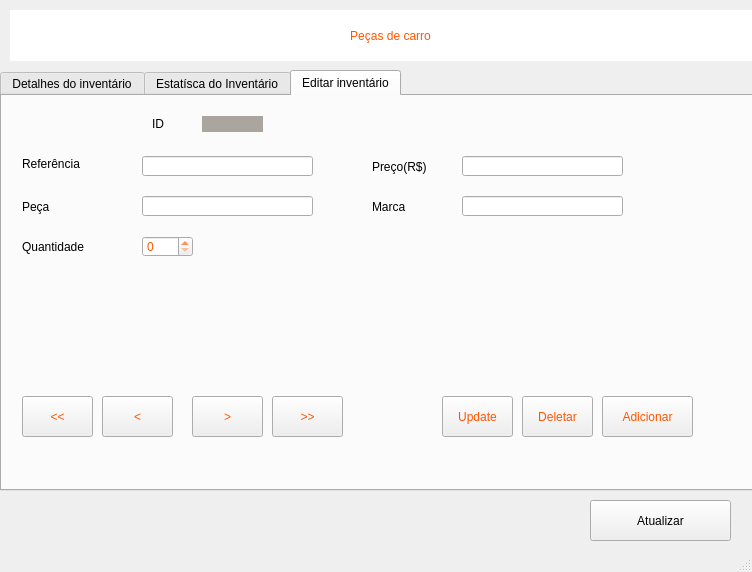
<?xml version="1.0" encoding="UTF-8"?>
<ui version="4.0">
 <class>mainWindow</class>
 <widget class="QMainWindow" name="mainWindow">
  <property name="geometry">
   <rect>
    <x>0</x>
    <y>0</y>
    <width>752</width>
    <height>572</height>
   </rect>
  </property>
  <property name="windowTitle">
   <string>Gerenciador do inventário de peças</string>
  </property>
  <widget class="QWidget" name="centralwidget">
   <widget class="QLabel" name="label">
    <property name="geometry">
     <rect>
      <x>10</x>
      <y>10</y>
      <width>761</width>
      <height>51</height>
     </rect>
    </property>
    <property name="styleSheet">
     <string notr="true">font: 30pt &quot;Century Gothic&quot;;
color: rgb(255, 85, 0);
background-color: rgb(255, 255, 255);</string>
    </property>
    <property name="text">
     <string>Peças de carro</string>
    </property>
    <property name="alignment">
     <set>Qt::AlignCenter</set>
    </property>
   </widget>
   <widget class="QTabWidget" name="tabWidget_2">
    <property name="geometry">
     <rect>
      <x>0</x>
      <y>70</y>
      <width>771</width>
      <height>421</height>
     </rect>
    </property>
    <property name="styleSheet">
     <string notr="true"/>
    </property>
    <property name="currentIndex">
     <number>2</number>
    </property>
    <widget class="QWidget" name="tab_12">
     <attribute name="title">
      <string>Detalhes do inventário</string>
     </attribute>
     <widget class="QTableWidget" name="tabela">
      <property name="geometry">
       <rect>
        <x>10</x>
        <y>40</y>
        <width>701</width>
        <height>331</height>
       </rect>
      </property>
      <property name="styleSheet">
       <string notr="true">font: 10pt &quot;Century Gothic&quot;;</string>
      </property>
      <column>
       <property name="text">
        <string>ID</string>
       </property>
      </column>
      <column>
       <property name="text">
        <string>Referência</string>
       </property>
      </column>
      <column>
       <property name="text">
        <string>Peça</string>
       </property>
      </column>
      <column>
       <property name="text">
        <string>Quantidade</string>
       </property>
      </column>
      <column>
       <property name="text">
        <string>Preço(R$)</string>
       </property>
      </column>
      <column>
       <property name="text">
        <string>Marca</string>
       </property>
      </column>
     </widget>
     <widget class="QLabel" name="label_5">
      <property name="geometry">
       <rect>
        <x>10</x>
        <y>0</y>
        <width>541</width>
        <height>41</height>
       </rect>
      </property>
      <property name="styleSheet">
       <string notr="true">font: 11pt &quot;Century Gothic&quot;;</string>
      </property>
      <property name="text">
       <string>Pesquisa de referência com quantidade em estoque menor ou igaul a:</string>
      </property>
     </widget>
     <widget class="QSpinBox" name="numero_botao">
      <property name="geometry">
       <rect>
        <x>540</x>
        <y>10</y>
        <width>31</width>
        <height>21</height>
       </rect>
      </property>
      <property name="styleSheet">
       <string notr="true">font: 11pt &quot;Century Gothic&quot;;</string>
      </property>
     </widget>
     <widget class="QPushButton" name="procura_botao">
      <property name="geometry">
       <rect>
        <x>580</x>
        <y>10</y>
        <width>75</width>
        <height>23</height>
       </rect>
      </property>
      <property name="styleSheet">
       <string notr="true">font: 11pt &quot;Century Gothic&quot;;</string>
      </property>
      <property name="text">
       <string>Procurar</string>
      </property>
     </widget>
    </widget>
    <widget class="QWidget" name="tab_11">
     <attribute name="title">
      <string>Estatísca do Inventário</string>
     </attribute>
     <widget class="QLabel" name="label_2">
      <property name="geometry">
       <rect>
        <x>20</x>
        <y>30</y>
        <width>181</width>
        <height>21</height>
       </rect>
      </property>
      <property name="styleSheet">
       <string notr="true">font: 12pt &quot;Century Gothic&quot;;</string>
      </property>
      <property name="text">
       <string>Número de referências</string>
      </property>
     </widget>
     <widget class="QLabel" name="label_3">
      <property name="geometry">
       <rect>
        <x>20</x>
        <y>100</y>
        <width>241</width>
        <height>21</height>
       </rect>
      </property>
      <property name="styleSheet">
       <string notr="true">font: 12pt &quot;Century Gothic&quot;;</string>
      </property>
      <property name="text">
       <string>Número de peças diferentes</string>
      </property>
     </widget>
     <widget class="QLabel" name="label_6">
      <property name="geometry">
       <rect>
        <x>320</x>
        <y>30</y>
        <width>181</width>
        <height>21</height>
       </rect>
      </property>
      <property name="styleSheet">
       <string notr="true">font: 12pt &quot;Century Gothic&quot;;</string>
      </property>
      <property name="text">
       <string>Peça de menor valor</string>
      </property>
     </widget>
     <widget class="QLabel" name="label_7">
      <property name="geometry">
       <rect>
        <x>320</x>
        <y>100</y>
        <width>171</width>
        <height>21</height>
       </rect>
      </property>
      <property name="styleSheet">
       <string notr="true">font: 12pt &quot;Century Gothic&quot;;</string>
      </property>
      <property name="text">
       <string>Peça de maior valor</string>
      </property>
     </widget>
     <widget class="QLabel" name="lbl_ref">
      <property name="geometry">
       <rect>
        <x>220</x>
        <y>30</y>
        <width>21</width>
        <height>16</height>
       </rect>
      </property>
      <property name="styleSheet">
       <string notr="true">font: 12pt &quot;Century Gothic&quot;;
color: rgb(255, 85, 0);</string>
      </property>
      <property name="text">
       <string>0</string>
      </property>
     </widget>
     <widget class="QLabel" name="lbl_peca">
      <property name="geometry">
       <rect>
        <x>260</x>
        <y>100</y>
        <width>21</width>
        <height>16</height>
       </rect>
      </property>
      <property name="styleSheet">
       <string notr="true">font: 12pt &quot;Century Gothic&quot;;
color: rgb(255, 85, 0);</string>
      </property>
      <property name="text">
       <string>0</string>
      </property>
     </widget>
     <widget class="QLabel" name="lbl_menor">
      <property name="geometry">
       <rect>
        <x>500</x>
        <y>30</y>
        <width>51</width>
        <height>20</height>
       </rect>
      </property>
      <property name="styleSheet">
       <string notr="true">font: 12pt &quot;Century Gothic&quot;;
color: rgb(255, 85, 0);</string>
      </property>
      <property name="text">
       <string>0</string>
      </property>
     </widget>
     <widget class="QLabel" name="lbl_maior">
      <property name="geometry">
       <rect>
        <x>500</x>
        <y>100</y>
        <width>51</width>
        <height>20</height>
       </rect>
      </property>
      <property name="styleSheet">
       <string notr="true">font: 12pt &quot;Century Gothic&quot;;
color: rgb(255, 85, 0);</string>
      </property>
      <property name="text">
       <string>0</string>
      </property>
     </widget>
     <widget class="QLabel" name="lbl_ref_menor">
      <property name="geometry">
       <rect>
        <x>580</x>
        <y>30</y>
        <width>121</width>
        <height>16</height>
       </rect>
      </property>
      <property name="styleSheet">
       <string notr="true">font: 12pt &quot;Century Gothic&quot;;
color: rgb(255, 85, 0);</string>
      </property>
      <property name="text">
       <string>REF</string>
      </property>
     </widget>
     <widget class="QLabel" name="lbl_ref_maior">
      <property name="geometry">
       <rect>
        <x>580</x>
        <y>100</y>
        <width>121</width>
        <height>16</height>
       </rect>
      </property>
      <property name="styleSheet">
       <string notr="true">font: 12pt &quot;Century Gothic&quot;;
color: rgb(255, 85, 0);</string>
      </property>
      <property name="text">
       <string>REF</string>
      </property>
     </widget>
     <widget class="QTableWidget" name="tabela2">
      <property name="geometry">
       <rect>
        <x>10</x>
        <y>200</y>
        <width>561</width>
        <height>131</height>
       </rect>
      </property>
      <property name="styleSheet">
       <string notr="true">font: 10pt &quot;MS Shell Dlg 2&quot;;</string>
      </property>
      <column>
       <property name="text">
        <string>Referência</string>
       </property>
      </column>
      <column>
       <property name="text">
        <string>Peça</string>
       </property>
      </column>
      <column>
       <property name="text">
        <string>Quantidade</string>
       </property>
      </column>
     </widget>
     <widget class="QLabel" name="label_14">
      <property name="geometry">
       <rect>
        <x>20</x>
        <y>160</y>
        <width>471</width>
        <height>21</height>
       </rect>
      </property>
      <property name="styleSheet">
       <string notr="true">font: 12pt &quot;Century Gothic&quot;;</string>
      </property>
      <property name="text">
       <string>TOP 3 peças com menor quantidade em estoque</string>
      </property>
     </widget>
     <widget class="QPushButton" name="verificar_inventario">
      <property name="geometry">
       <rect>
        <x>10</x>
        <y>340</y>
        <width>191</width>
        <height>41</height>
       </rect>
      </property>
      <property name="styleSheet">
       <string notr="true">font: 12pt &quot;Century Gothic&quot;;</string>
      </property>
      <property name="text">
       <string>Verificar inventário</string>
      </property>
     </widget>
    </widget>
    <widget class="QWidget" name="tab_10">
     <attribute name="title">
      <string>Editar inventário</string>
     </attribute>
     <widget class="QLabel" name="label_8">
      <property name="geometry">
       <rect>
        <x>20</x>
        <y>60</y>
        <width>91</width>
        <height>16</height>
       </rect>
      </property>
      <property name="styleSheet">
       <string notr="true">font: 12pt &quot;Century Gothic&quot;;</string>
      </property>
      <property name="text">
       <string>Referência</string>
      </property>
     </widget>
     <widget class="QLabel" name="label_9">
      <property name="geometry">
       <rect>
        <x>20</x>
        <y>100</y>
        <width>91</width>
        <height>21</height>
       </rect>
      </property>
      <property name="styleSheet">
       <string notr="true">font: 12pt &quot;Century Gothic&quot;;</string>
      </property>
      <property name="text">
       <string>Peça</string>
      </property>
     </widget>
     <widget class="QLabel" name="label_10">
      <property name="geometry">
       <rect>
        <x>20</x>
        <y>140</y>
        <width>101</width>
        <height>21</height>
       </rect>
      </property>
      <property name="styleSheet">
       <string notr="true">font: 12pt &quot;Century Gothic&quot;;</string>
      </property>
      <property name="text">
       <string>Quantidade</string>
      </property>
     </widget>
     <widget class="QLabel" name="label_11">
      <property name="geometry">
       <rect>
        <x>370</x>
        <y>60</y>
        <width>91</width>
        <height>21</height>
       </rect>
      </property>
      <property name="styleSheet">
       <string notr="true">font: 12pt &quot;Century Gothic&quot;;</string>
      </property>
      <property name="text">
       <string>Preço(R$)</string>
      </property>
     </widget>
     <widget class="QLabel" name="label_12">
      <property name="geometry">
       <rect>
        <x>370</x>
        <y>100</y>
        <width>91</width>
        <height>21</height>
       </rect>
      </property>
      <property name="styleSheet">
       <string notr="true">font: 12pt &quot;Century Gothic&quot;;</string>
      </property>
      <property name="text">
       <string>Marca</string>
      </property>
     </widget>
     <widget class="QLabel" name="label_13">
      <property name="geometry">
       <rect>
        <x>150</x>
        <y>20</y>
        <width>41</width>
        <height>16</height>
       </rect>
      </property>
      <property name="styleSheet">
       <string notr="true">font: 12pt &quot;Century Gothic&quot;;</string>
      </property>
      <property name="text">
       <string>ID</string>
      </property>
     </widget>
     <widget class="QLineEdit" name="peca">
      <property name="geometry">
       <rect>
        <x>140</x>
        <y>100</y>
        <width>171</width>
        <height>20</height>
       </rect>
      </property>
      <property name="styleSheet">
       <string notr="true">font: 12pt &quot;Century Gothic&quot;;
color: rgb(255, 85, 0);</string>
      </property>
      <property name="text">
       <string/>
      </property>
     </widget>
     <widget class="QLineEdit" name="ref">
      <property name="geometry">
       <rect>
        <x>140</x>
        <y>60</y>
        <width>171</width>
        <height>20</height>
       </rect>
      </property>
      <property name="styleSheet">
       <string notr="true">font: 12pt &quot;Century Gothic&quot;;
color: rgb(255, 85, 0);</string>
      </property>
      <property name="text">
       <string/>
      </property>
     </widget>
     <widget class="QLineEdit" name="marca">
      <property name="geometry">
       <rect>
        <x>460</x>
        <y>100</y>
        <width>161</width>
        <height>20</height>
       </rect>
      </property>
      <property name="styleSheet">
       <string notr="true">font: 12pt &quot;Century Gothic&quot;;
color: rgb(255, 85, 0);</string>
      </property>
      <property name="text">
       <string/>
      </property>
     </widget>
     <widget class="QLineEdit" name="preco">
      <property name="geometry">
       <rect>
        <x>460</x>
        <y>60</y>
        <width>161</width>
        <height>20</height>
       </rect>
      </property>
      <property name="styleSheet">
       <string notr="true">font: 12pt &quot;Century Gothic&quot;;
color: rgb(255, 85, 0);</string>
      </property>
      <property name="text">
       <string/>
      </property>
     </widget>
     <widget class="QLabel" name="id">
      <property name="geometry">
       <rect>
        <x>200</x>
        <y>20</y>
        <width>61</width>
        <height>16</height>
       </rect>
      </property>
      <property name="styleSheet">
       <string notr="true">font: 12pt &quot;Century Gothic&quot;;
background-color: rgb(170, 165, 159);</string>
      </property>
      <property name="text">
       <string/>
      </property>
     </widget>
     <widget class="QSpinBox" name="quantidade">
      <property name="geometry">
       <rect>
        <x>140</x>
        <y>140</y>
        <width>51</width>
        <height>21</height>
       </rect>
      </property>
      <property name="styleSheet">
       <string notr="true">font: 12pt &quot;Century Gothic&quot;;
color: rgb(255, 85, 0);</string>
      </property>
     </widget>
     <widget class="QPushButton" name="next_btn">
      <property name="geometry">
       <rect>
        <x>190</x>
        <y>300</y>
        <width>71</width>
        <height>41</height>
       </rect>
      </property>
      <property name="styleSheet">
       <string notr="true">font: 75 14pt &quot;MS Shell Dlg 2&quot;;
color: rgb(255, 85, 0);</string>
      </property>
      <property name="text">
       <string>&gt;</string>
      </property>
     </widget>
     <widget class="QPushButton" name="last_btn">
      <property name="geometry">
       <rect>
        <x>270</x>
        <y>300</y>
        <width>71</width>
        <height>41</height>
       </rect>
      </property>
      <property name="styleSheet">
       <string notr="true">font: 75 14pt &quot;MS Shell Dlg 2&quot;;
color: rgb(255, 85, 0);</string>
      </property>
      <property name="text">
       <string>&gt;&gt;</string>
      </property>
     </widget>
     <widget class="QPushButton" name="first_btn">
      <property name="geometry">
       <rect>
        <x>20</x>
        <y>300</y>
        <width>71</width>
        <height>41</height>
       </rect>
      </property>
      <property name="styleSheet">
       <string notr="true">font: 75 14pt &quot;MS Shell Dlg 2&quot;;
color: rgb(255, 85, 0);</string>
      </property>
      <property name="text">
       <string>&lt;&lt;</string>
      </property>
     </widget>
     <widget class="QPushButton" name="previous_btn">
      <property name="geometry">
       <rect>
        <x>100</x>
        <y>300</y>
        <width>71</width>
        <height>41</height>
       </rect>
      </property>
      <property name="styleSheet">
       <string notr="true">font: 75 14pt &quot;MS Shell Dlg 2&quot;;
color: rgb(255, 85, 0);</string>
      </property>
      <property name="text">
       <string>&lt;</string>
      </property>
     </widget>
     <widget class="QPushButton" name="update_btn">
      <property name="geometry">
       <rect>
        <x>440</x>
        <y>300</y>
        <width>71</width>
        <height>41</height>
       </rect>
      </property>
      <property name="styleSheet">
       <string notr="true">font: 12pt &quot;Century Gothic&quot;;
color: rgb(255, 85, 0);</string>
      </property>
      <property name="text">
       <string>Update</string>
      </property>
     </widget>
     <widget class="QPushButton" name="delete_btn">
      <property name="geometry">
       <rect>
        <x>520</x>
        <y>300</y>
        <width>71</width>
        <height>41</height>
       </rect>
      </property>
      <property name="styleSheet">
       <string notr="true">font: 12pt &quot;Century Gothic&quot;;
color: rgb(255, 85, 0);</string>
      </property>
      <property name="text">
       <string>Deletar</string>
      </property>
     </widget>
     <widget class="QPushButton" name="add_btn">
      <property name="geometry">
       <rect>
        <x>600</x>
        <y>300</y>
        <width>91</width>
        <height>41</height>
       </rect>
      </property>
      <property name="styleSheet">
       <string notr="true">font: 12pt &quot;Century Gothic&quot;;
color: rgb(255, 85, 0);</string>
      </property>
      <property name="text">
       <string>Adicionar</string>
      </property>
     </widget>
    </widget>
   </widget>
   <widget class="QPushButton" name="atualizar">
    <property name="geometry">
     <rect>
      <x>590</x>
      <y>500</y>
      <width>141</width>
      <height>41</height>
     </rect>
    </property>
    <property name="styleSheet">
     <string notr="true">font: 12pt &quot;Century Gothic&quot;;</string>
    </property>
    <property name="text">
     <string>Atualizar</string>
    </property>
   </widget>
  </widget>
  <widget class="QMenuBar" name="menubar">
   <property name="geometry">
    <rect>
     <x>0</x>
     <y>0</y>
     <width>752</width>
     <height>21</height>
    </rect>
   </property>
  </widget>
  <widget class="QStatusBar" name="statusbar"/>
 </widget>
 <resources/>
 <connections/>
</ui>
